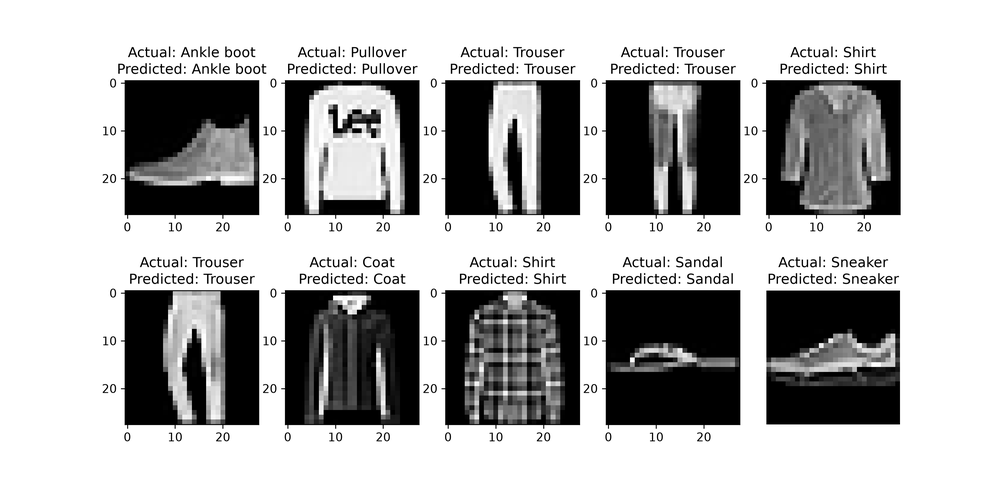
#> input picture Day 10/Top 10 predicted images.png, 1000 x 500 px, shrunk from 3600 x 1800 before the run, given in place of f1.mp4, which was not available
$ python videoProcessing.py
#> lines starting #> are read from the running program, lines starting #| are printed output that depends on the picture; after the words box and inside, x2 and y2 are one past the last pixel; in counts of white or black regions, pixels touching at a corner belong together; pictures that were not available may be replaced by others from this repository, and a replacement may not be noted
import cv2
import os

# video path
video = "Day 18/inputVideos/f1.mp4"

# open video
cap =cv2.VideoCapture(video)

# Check if video opened successfully
if not cap.isOpened():
    print("Error opening video file")
    exit()

# video properties
fps = cap.get(cv2.CAP_PROP_FPS)
frameWidth = int(cap.get(cv2.CAP_PROP_FRAME_WIDTH))
frameHeight = int(cap.get(cv2.CAP_PROP_FRAME_HEIGHT))
totalFrame = int(cap.get(cv2.CAP_PROP_FRAME_COUNT))

print("Video Properties:")
print(f"FPS: {fps}")
print(f"FRAME WIDTH : {frameWidth}")
print(f"FRAME HEIGHT : {frameHeight}")
print(f"TOTAL FRAME : {totalFrame}")

# create output folder
os.makedirs("Day 18/outputVideos", exist_ok=True)

#  video writer
videoName = os.path.splitext(os.path.basename(video))[0]
fourcc = cv2.VideoWriter_fourcc(*'mp4v')
# output video path
outputPath = f"Day 18/outputVideos/{videoName}_output.mp4"

out = cv2.VideoWriter(
    outputPath, # output video path
    fourcc, # output video path
    fps,  # frame per seconds
    (frameWidth, frameHeight) # output video path
)

print(f"\nProcessing Video...\n")
print(f"Output will be saved as: {outputPath}")


# read video frame by frame
while True:
    ret, frame = cap.read()
#> frame is the input picture: shape (500, 1000, 3); min 0, max 255, mean 178.4

    if not ret:
        break

    # convert to grayscale
    gray = cv2.cvtColor(frame, cv2.COLOR_BGR2GRAY)
    # gaussian blur
    blur = cv2.GaussianBlur(gray, (5, 5), 0)
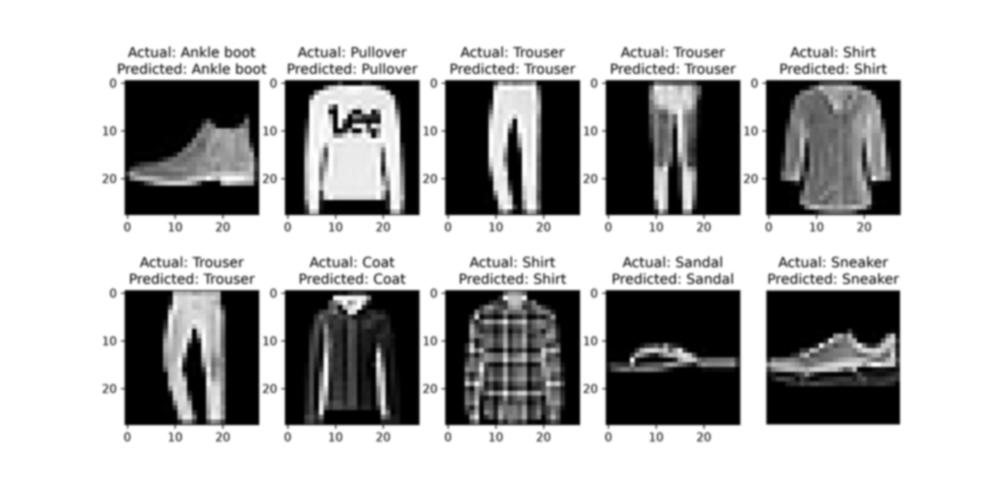
#> blur: shape (500, 1000); min 0, max 255, mean 178.4
    # apply canny edge detection
    edges = cv2.Canny(blur, 50, 150)
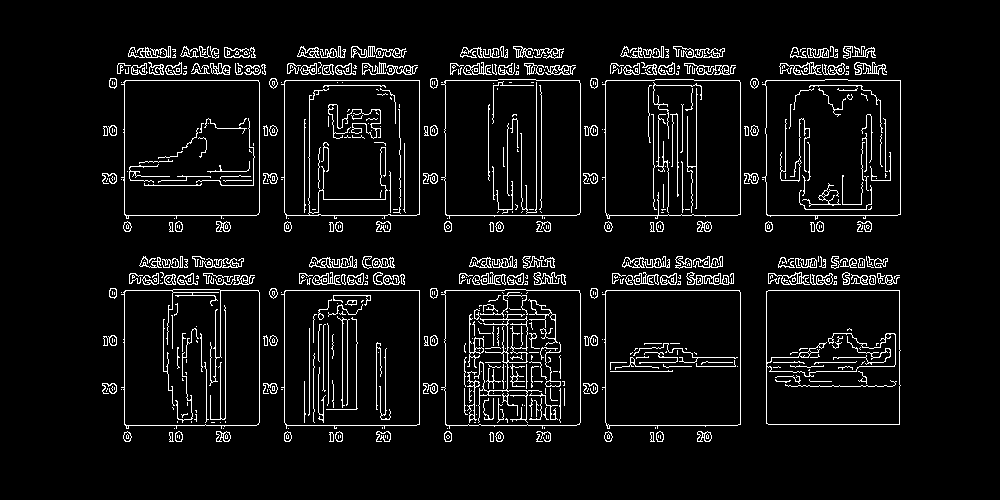
#> edges: shape (500, 1000); 6.2% white in thin lines or dots, all inside (x1, y1, x2, y2) = (102, 46, 901, 442)
    # display original video
    cv2.imshow("Original Video", frame)
    # display grayscale video
    cv2.imshow("Grayscale Video", gray)
    # display blurred video
    cv2.imshow("Blurred Video", blur)
    # display edges video
    cv2.imshow("Edges Video", edges)
    # save processed frame to output video
    out.write(cv2.cvtColor(edges, cv2.COLOR_GRAY2BGR))
       # Press Q to Exit
    if cv2.waitKey(25) & 0xFF == ord('q'):
#> (key q is pressed here)
        break

# release video capture and writer
cap.release()
out.release()
cv2.destroyAllWindows()
print("Processed video saved successfully!")

$ run again, on Day 10/Training vs Validation Accuracy.png
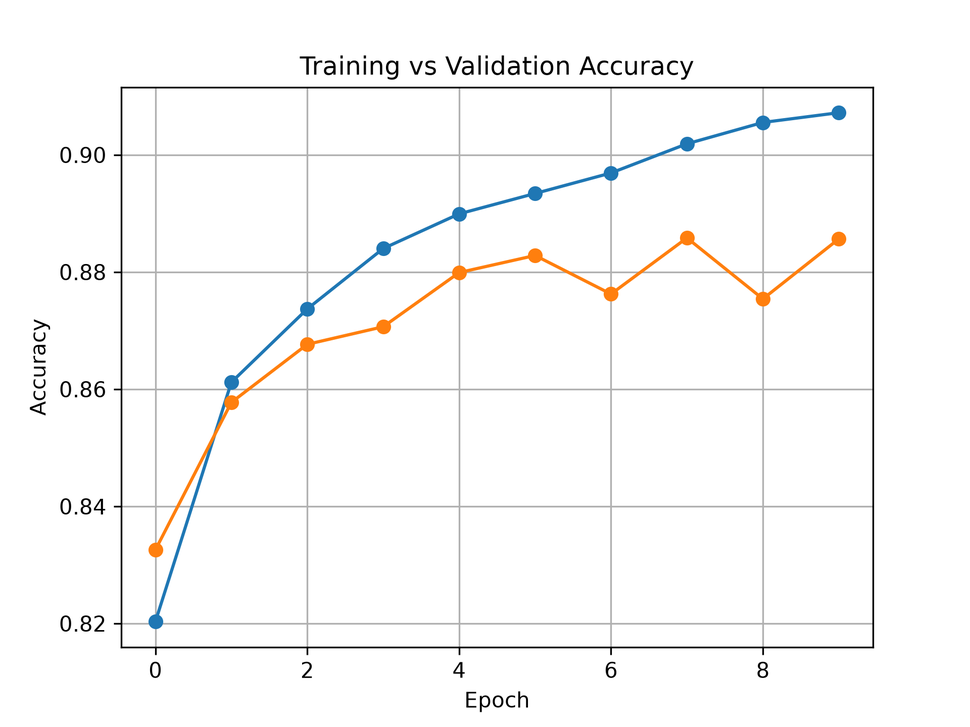
#> input picture Day 10/Training vs Validation Accuracy.png, 970 x 727 px, shrunk from 1920 x 1440 before the run, given in place of f1.mp4, which was not available
#> frame is the input picture: shape (727, 970, 3); mean B, G, R 248.7, 249, 249.3
#> `blur = cv2.GaussianBlur(gray, (5, 5), 0)`:
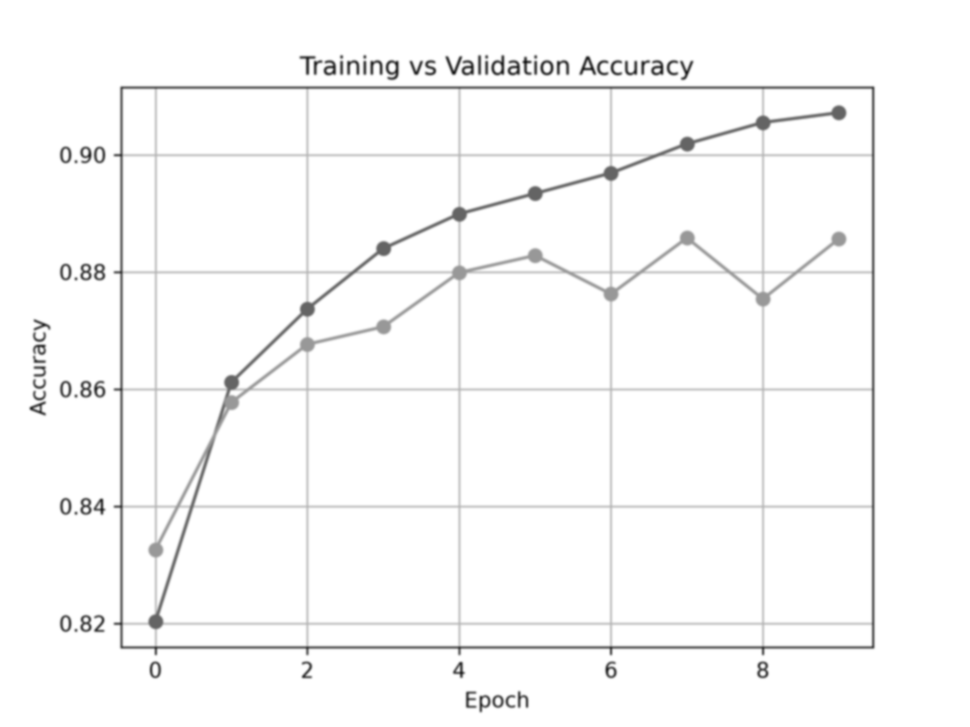
#> blur: shape (727, 970); min 30, max 255, mean 249.1
#> `edges = cv2.Canny(blur, 50, 150)`:
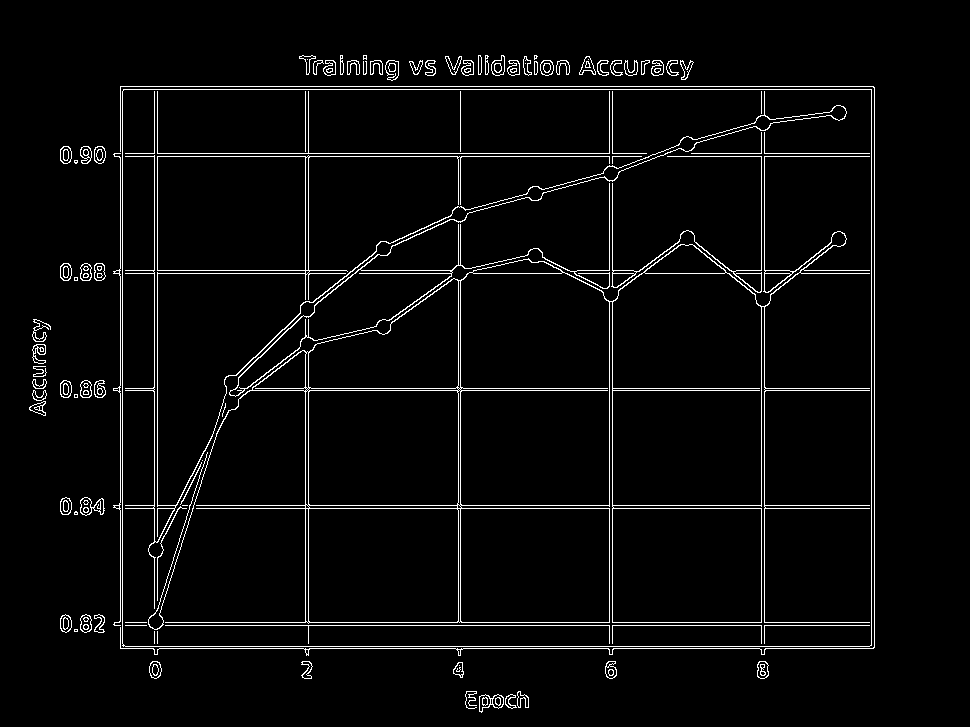
#> edges: shape (727, 970); 3.7% white in thin lines or dots, all inside (x1, y1, x2, y2) = (29, 55, 875, 713)

$ run again, on Day 10/predicted sample.png
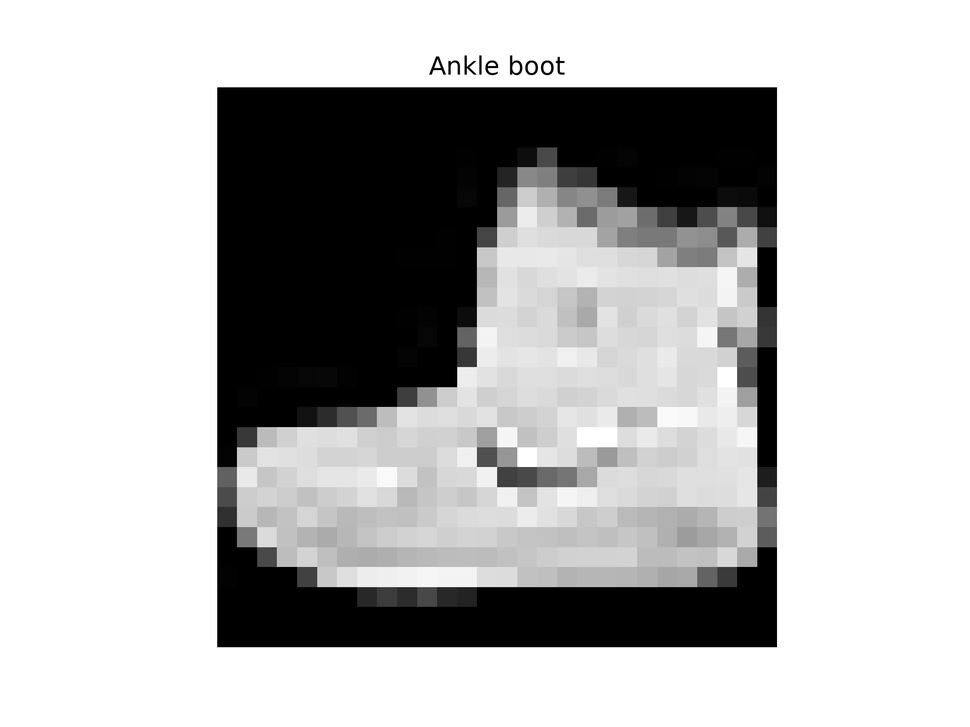
#> input picture Day 10/predicted sample.png, 970 x 727 px, shrunk from 1920 x 1440 before the run, given in place of f1.mp4, which was not available
#> frame is the input picture: shape (727, 970, 3); min 0, max 255, mean 184.7
#> `edges = cv2.Canny(blur, 50, 150)`:
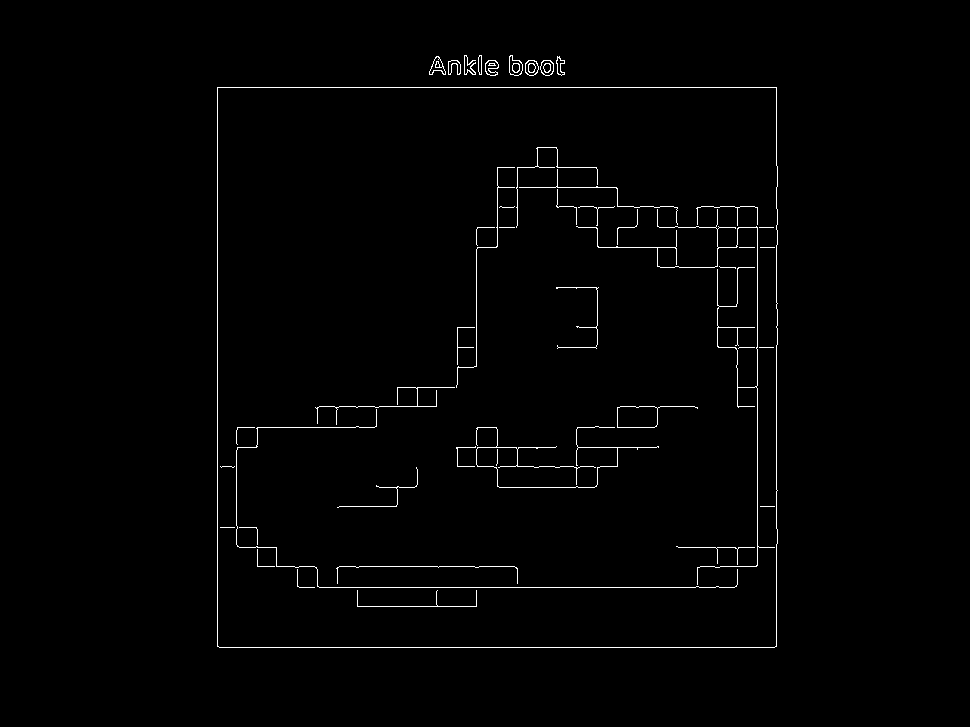
#> edges: shape (727, 970); 1.2% white in thin lines or dots, all inside (x1, y1, x2, y2) = (217, 55, 778, 648)
